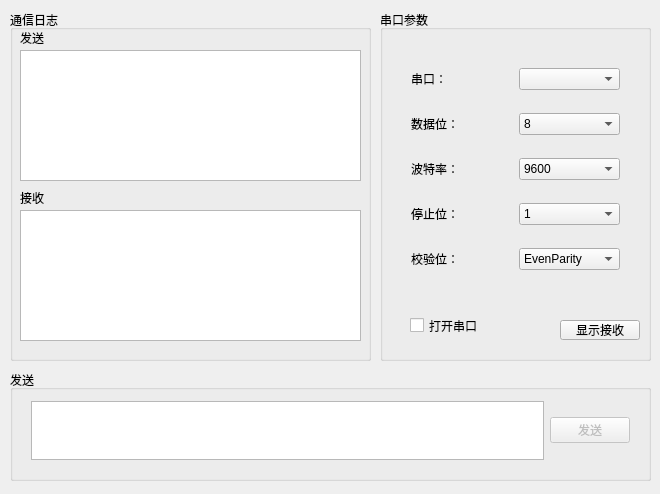
<?xml version="1.0" encoding="UTF-8"?>
<ui version="4.0">
 <class>MainWindow</class>
 <widget class="QMainWindow" name="MainWindow">
  <property name="geometry">
   <rect>
    <x>0</x>
    <y>0</y>
    <width>660</width>
    <height>494</height>
   </rect>
  </property>
  <property name="windowTitle">
   <string>Qt串口通信</string>
  </property>
  <widget class="QWidget" name="centralWidget">
   <widget class="QGroupBox" name="groupBox">
    <property name="geometry">
     <rect>
      <x>10</x>
      <y>10</y>
      <width>361</width>
      <height>351</height>
     </rect>
    </property>
    <property name="title">
     <string>通信日志</string>
    </property>
    <widget class="QTextBrowser" name="sendLog">
     <property name="geometry">
      <rect>
       <x>10</x>
       <y>40</y>
       <width>341</width>
       <height>131</height>
      </rect>
     </property>
    </widget>
    <widget class="QTextBrowser" name="revLog">
     <property name="geometry">
      <rect>
       <x>10</x>
       <y>200</y>
       <width>341</width>
       <height>131</height>
      </rect>
     </property>
    </widget>
    <widget class="QLabel" name="label_6">
     <property name="geometry">
      <rect>
       <x>10</x>
       <y>20</y>
       <width>61</width>
       <height>16</height>
      </rect>
     </property>
     <property name="font">
      <font>
       <family>Arial</family>
       <weight>50</weight>
       <bold>false</bold>
      </font>
     </property>
     <property name="text">
      <string>发送</string>
     </property>
    </widget>
    <widget class="QLabel" name="label_7">
     <property name="geometry">
      <rect>
       <x>10</x>
       <y>180</y>
       <width>61</width>
       <height>16</height>
      </rect>
     </property>
     <property name="text">
      <string>接收</string>
     </property>
    </widget>
   </widget>
   <widget class="QGroupBox" name="groupBox_2">
    <property name="geometry">
     <rect>
      <x>380</x>
      <y>10</y>
      <width>271</width>
      <height>351</height>
     </rect>
    </property>
    <property name="title">
     <string>串口参数</string>
    </property>
    <widget class="QCheckBox" name="openCom">
     <property name="geometry">
      <rect>
       <x>30</x>
       <y>300</y>
       <width>131</width>
       <height>31</height>
      </rect>
     </property>
     <property name="text">
      <string>打开串口</string>
     </property>
    </widget>
    <widget class="QWidget" name="layoutWidget">
     <property name="geometry">
      <rect>
       <x>20</x>
       <y>30</y>
       <width>231</width>
       <height>261</height>
      </rect>
     </property>
     <layout class="QVBoxLayout" name="verticalLayout">
      <item>
       <layout class="QHBoxLayout" name="horizontalLayout">
        <item>
         <widget class="QLabel" name="label">
          <property name="text">
           <string>串口：</string>
          </property>
         </widget>
        </item>
        <item>
         <widget class="QComboBox" name="portName"/>
        </item>
       </layout>
      </item>
      <item>
       <layout class="QHBoxLayout" name="horizontalLayout_5">
        <item>
         <widget class="QLabel" name="label_5">
          <property name="text">
           <string>数据位：</string>
          </property>
         </widget>
        </item>
        <item>
         <widget class="QComboBox" name="dataBits">
          <item>
           <property name="text">
            <string>8</string>
           </property>
          </item>
          <item>
           <property name="text">
            <string>7</string>
           </property>
          </item>
          <item>
           <property name="text">
            <string>6</string>
           </property>
          </item>
          <item>
           <property name="text">
            <string>5</string>
           </property>
          </item>
         </widget>
        </item>
       </layout>
      </item>
      <item>
       <layout class="QHBoxLayout" name="horizontalLayout_2">
        <item>
         <widget class="QLabel" name="label_2">
          <property name="text">
           <string>波特率：</string>
          </property>
         </widget>
        </item>
        <item>
         <widget class="QComboBox" name="baudRate">
          <item>
           <property name="text">
            <string>9600</string>
           </property>
          </item>
          <item>
           <property name="text">
            <string>4800</string>
           </property>
          </item>
          <item>
           <property name="text">
            <string>19200</string>
           </property>
          </item>
          <item>
           <property name="text">
            <string>38400</string>
           </property>
          </item>
         </widget>
        </item>
       </layout>
      </item>
      <item>
       <layout class="QHBoxLayout" name="horizontalLayout_4">
        <item>
         <widget class="QLabel" name="label_4">
          <property name="text">
           <string>停止位：</string>
          </property>
         </widget>
        </item>
        <item>
         <widget class="QComboBox" name="stopBits">
          <item>
           <property name="text">
            <string>1</string>
           </property>
          </item>
          <item>
           <property name="text">
            <string>2</string>
           </property>
          </item>
         </widget>
        </item>
       </layout>
      </item>
      <item>
       <layout class="QHBoxLayout" name="horizontalLayout_3">
        <item>
         <widget class="QLabel" name="label_3">
          <property name="text">
           <string>校验位：</string>
          </property>
         </widget>
        </item>
        <item>
         <widget class="QComboBox" name="parity">
          <property name="currentText">
           <string>EvenParity</string>
          </property>
          <property name="iconSize">
           <size>
            <width>16</width>
            <height>15</height>
           </size>
          </property>
          <item>
           <property name="text">
            <string>EvenParity</string>
           </property>
          </item>
          <item>
           <property name="text">
            <string>OddParity</string>
           </property>
          </item>
          <item>
           <property name="text">
            <string>NoParity</string>
           </property>
          </item>
         </widget>
        </item>
       </layout>
      </item>
     </layout>
    </widget>
    <widget class="QPushButton" name="btnRev">
     <property name="geometry">
      <rect>
       <x>180</x>
       <y>310</y>
       <width>80</width>
       <height>20</height>
      </rect>
     </property>
     <property name="text">
      <string>显示接收</string>
     </property>
    </widget>
   </widget>
   <widget class="QGroupBox" name="groupBox_3">
    <property name="geometry">
     <rect>
      <x>10</x>
      <y>370</y>
      <width>641</width>
      <height>111</height>
     </rect>
    </property>
    <property name="title">
     <string>发送</string>
    </property>
    <widget class="QWidget" name="layoutWidget">
     <property name="geometry">
      <rect>
       <x>10</x>
       <y>20</y>
       <width>621</width>
       <height>81</height>
      </rect>
     </property>
     <layout class="QHBoxLayout" name="horizontalLayout_6">
      <item>
       <widget class="QTextEdit" name="message"/>
      </item>
      <item>
       <widget class="QPushButton" name="btnSend">
        <property name="enabled">
         <bool>false</bool>
        </property>
        <property name="text">
         <string>发送</string>
        </property>
       </widget>
      </item>
     </layout>
    </widget>
   </widget>
  </widget>
 </widget>
 <layoutdefault spacing="6" margin="11"/>
 <resources/>
 <connections/>
</ui>
